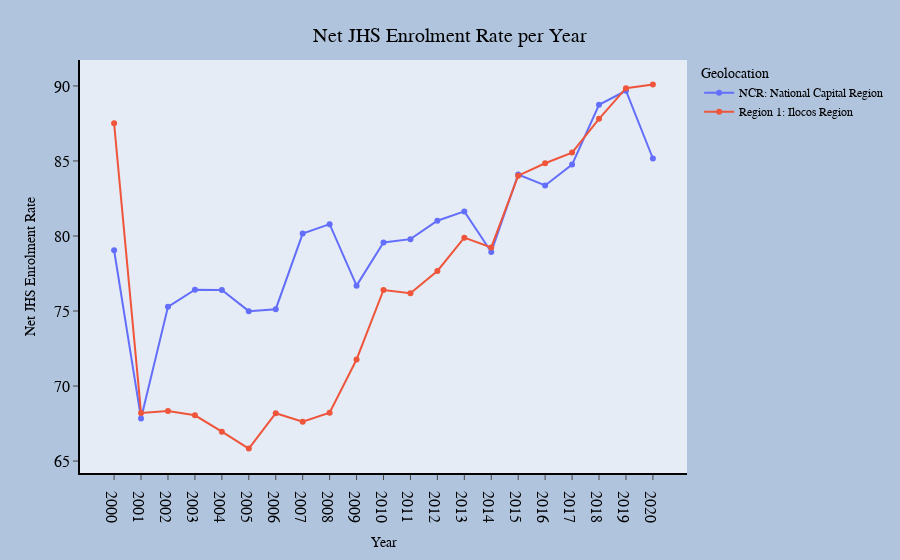

The cell this chart's notebook holds for it:
### Code cell
label = " ".join (indicator.split (' ') [1 : ])
df_visualization = two_region [['Geolocation', 'Year', indicator]]
df_visualization = df_visualization.dropna ()
    
x_axis_values = df_visualization ['Year'].unique ()
    
fig = px.line(df_visualization, x='Year', y = indicator, markers=True,
              labels={indicator: label}, color = 'Geolocation') 
title = " ".join (indicator.split (' ') [1 : ]) + ' per Year'
fig = line_update_layout (fig, title, label)
fig.update_xaxes(type='category')
    
fig.show ()

### Figure 1 — Plotly figure (JSON) as saved in the notebook; plotly's stock layout.template omitted (floating-point values rounded to 4 significant figures)
{"data": [{"hovertemplate": "Geolocation=NCR: National Capital Region<br>Year=%{x}<br>Net JHS Enrolment Rate=%{y}<extra></extra>", "legendgroup": "NCR: National Capital Region", "line": {"color": "#636efa", "dash": "solid"}, "marker": {"symbol": "circle"}, "mode": "lines+markers", "name": "NCR: National Capital Region", "orientation": "v", "showlegend": true, "type": "scatter", "x": [2000, 2001, 2002, 2003, 2004, 2005, 2006, 2007, 2008, 2009, 2010, 2011, 2012, 2013, 2014, 2015, 2016, 2017, 2018, 2019, 2020], "xaxis": "x", "y": [79.05, 67.84, 75.28, 76.42, 76.4, 74.99, 75.12, 80.16, 80.79, 76.69, 79.57, 79.79, 81.02, 81.64, 78.93, 84.1, 83.37, 84.76, 88.74, 89.68, 85.16], "yaxis": "y"}, {"hovertemplate": "Geolocation=Region 1: Ilocos Region<br>Year=%{x}<br>Net JHS Enrolment Rate=%{y}<extra></extra>", "legendgroup": "Region 1: Ilocos Region", "line": {"color": "#EF553B", "dash": "solid"}, "marker": {"symbol": "circle"}, "mode": "lines+markers", "name": "Region 1: Ilocos Region", "orientation": "v", "showlegend": true, "type": "scatter", "x": [2000, 2001, 2002, 2003, 2004, 2005, 2006, 2007, 2008, 2009, 2010, 2011, 2012, 2013, 2014, 2015, 2016, 2017, 2018, 2019, 2020], "xaxis": "x", "y": [87.51, 68.21, 68.33, 68.05, 66.96, 65.83, 68.19, 67.62, 68.22, 71.77, 76.4, 76.19, 77.67, 79.89, 79.24, 84.02, 84.85, 85.56, 87.81, 89.85, 90.1], "yaxis": "y"}], "layout": {"autosize": true, "font": {"color": "#000000", "family": "Cambria"}, "hovermode": "x unified", "legend": {"title": {"text": "Geolocation"}, "tracegroupgap": 0}, "margin": {"t": 60}, "paper_bgcolor": "LightSteelBlue", "plot_bgcolor": "light gray", "showlegend": true, "title": {"font": {"color": "#000000", "family": "Cambria", "size": 20}, "text": "Net JHS Enrolment Rate per Year", "x": 0.5, "y": 0.95}, "xaxis": {"anchor": "y", "domain": [0, 1], "linecolor": "#000000", "linewidth": 2, "showgrid": false, "showline": true, "showticklabels": true, "tickfont": {"color": "#000000", "family": "Cambria", "size": 16}, "ticks": "outside", "title": {"text": "Year"}, "type": "category"}, "yaxis": {"anchor": "x", "domain": [0, 1], "linecolor": "#000000", "linewidth": 2, "showgrid": false, "showline": true, "showticklabels": true, "tickfont": {"color": "#000000", "family": "Cambria", "size": 16}, "ticks": "outside", "title": {"text": "Net JHS Enrolment Rate"}}}}
